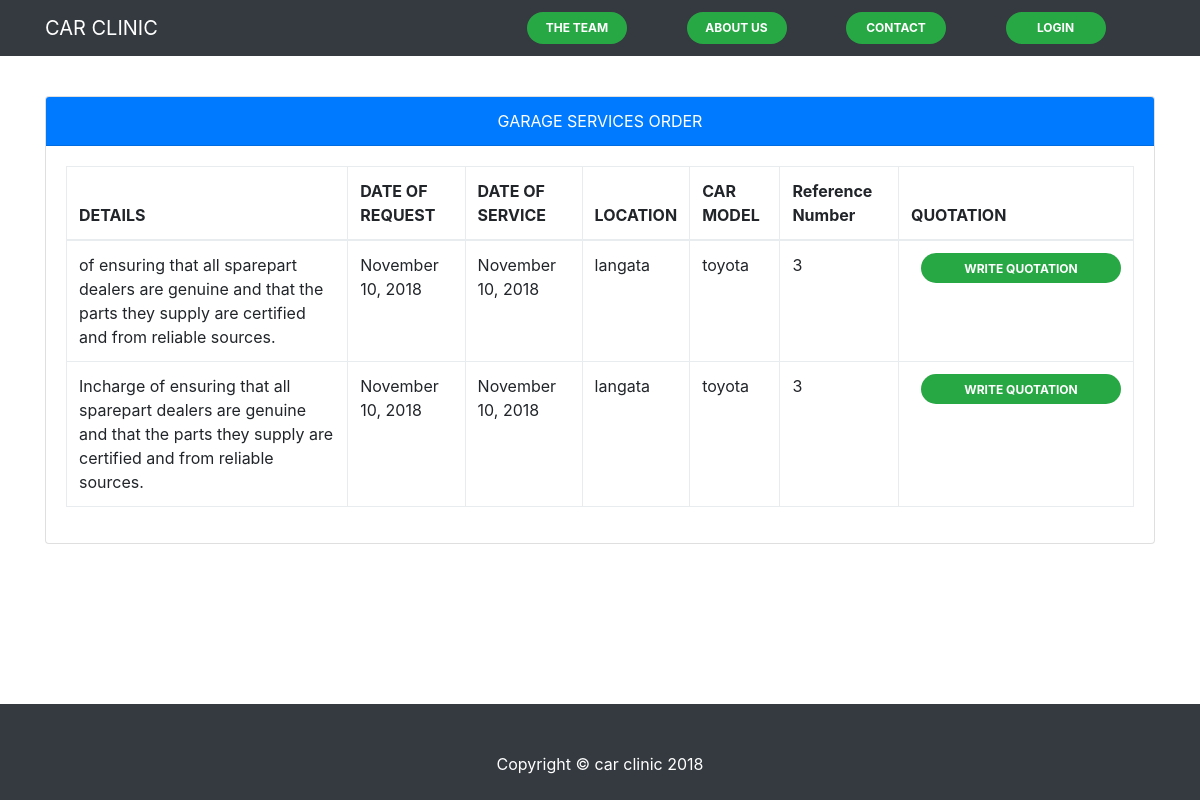
/VG.php, run on the app's committed database.
### tables this page shows
CREATE TABLE `mechanicrequest` (
  `idmechanicrequest` int(11) NOT NULL,
  `idcarowner` int(11) NOT NULL,
  `details` varchar(455) NOT NULL,
  `dateofrequest` date NOT NULL,
  `dateofservice` date NOT NULL,
  `location` varchar(45) NOT NULL,
  `carmodel` varchar(45) NOT NULL
);

CREATE TABLE `CLIENT` (
  `idcarowner` int(11) NOT NULL,
  `firstname` varchar(45) NOT NULL,
  `lastname` varchar(45) NOT NULL,
  `phonenumber` varchar(45) NOT NULL,
  `location` varchar(45) NOT NULL,
  `password` varchar(45) NOT NULL
);

### resources/functions.php (called while the page is built, shortened)
<?php
function query($sql) {
global $connection;
return mysqli_query($connection, $sql);
}
function fetch_array($result){
return mysqli_fetch_array($result);
}
?>

### public/VG.php (the view, shortened to what this page needs)
<?php include "includes/header.php"; ?>
<body>
        <div class="content-wrapper">
            <div class="container">
                <div class="row" style="margin-top:40px; margin-bottom:140px; ">
                    <div class="col-md-12">
                        <div class="card text-black  mb-3">
                            <div class="card-header bg-primary text-center text-white"> GARAGE SERVICES ORDER </div>
                            <div class="card-body">
                                <table class="table table-bordered table-hover">
                                    <thead class="thead-dark">
                                        <tr>
                                            <th scope="col">DETAILS</th>
                                            <th scope="col">DATE OF REQUEST</th>
                                            <th scope="col">DATE OF SERVICE</th>
                                            <th scope="col">LOCATION</th>
                                            <th scope="col">CAR MODEL</th>
                                             <th scope="col">Reference Number</th>
                                              <th scope="col">QUOTATION</th>
                                        </tr>
                                    </thead>
                                    <tbody>
                                        <?php
                $query = query("SELECT * FROM mechanicrequest INNER JOIN CLIENT ON CLIENT.idcarowner=mechanicrequest.idcarowner");
                while($row=fetch_array($query))
                {
                    $details=$row['details'];
                    $dateofrequest = date ('F d, Y');
                    $dateofservice = date('F d, Y');
                    $location=$row['location'];
                    $carmodel=$row['carmodel'];
                     $idcarowner=$row['idcarowner'];
                    echo "
                      <tr>
                                            <td>{$details}</td>
                                            <td>{$dateofrequest}</td>
                                            <td>{$dateofservice}</td>
                                            <td>{$location}</td>
                                            <td>{$carmodel}</td>
                                            <td>{$idcarowner}</td>
                                              <td>  <a class=' badge badge-success' style='padding:10px; border-radius:20px; margin-top:0px; margin-left:10px;  height:30px; width:200px; text-color:#00000 text-size:10px;'  href='GQ.php'>WRITE QUOTATION</a>  </td>
                                        </tr>
                    ";
                }
                                        ?>
                                    </tbody>
                                </table>
                            </div>
                        </div>
                    </div>
                </div>
            </div>
    <footer class="py-5 bg-dark" style="position:fixed; left: 0 ; right: 0; bottom:0;  height:10px; text-align:center;">
      <div class="container">
        <p class="m-0 text-center text-white">Copyright &copy; car clinic 2018</p>
      </div>
    </div>
  </body>
</html>

### public/css/modern-business.css (style rules this page uses)
body { padding-top: 54px; }
@media (min-width: 992px) { body { padding-top: 56px; } }

### data on the page
mechanicrequest: details "of ensuring that all sparepart dealers are genuine and that the parts they supply are certified and from reliable sources.", dateofrequest "November 10, 2018", dateofservice "November 10, 2018", idcarowner.location "langata", carmodel "toyota", idcarowner.idcarowner "3"
mechanicrequest: details "Incharge of ensuring that all sparepart dealers are genuine and that the parts they supply are certified and from reliable sources.", dateofrequest "November 10, 2018", dateofservice "November 10, 2018", idcarowner.location "langata", carmodel "toyota", idcarowner.idcarowner "3"
